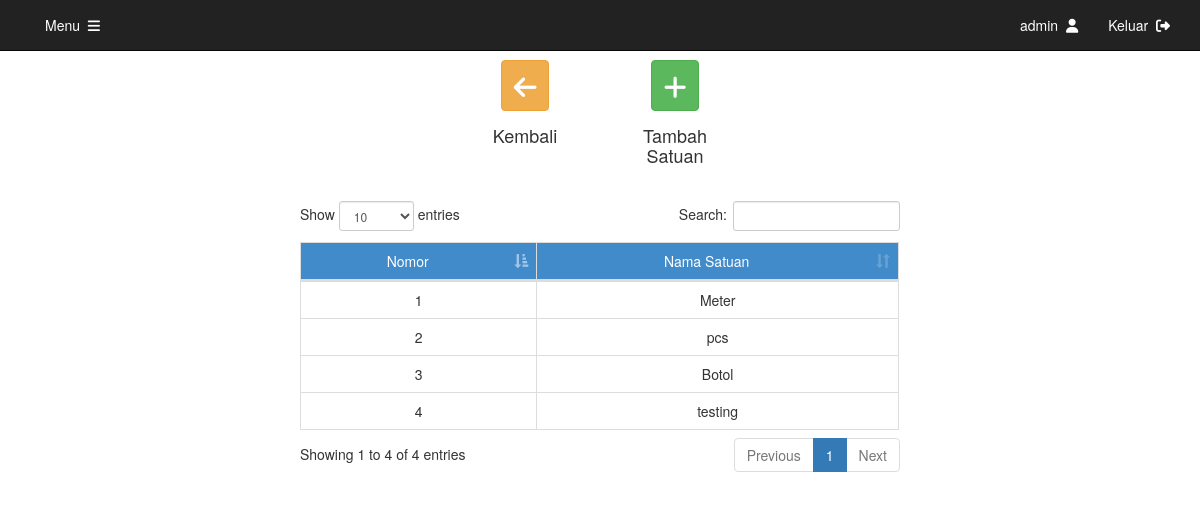
The page /satuan.php (signed in) on the database its author committed.
### tables this page shows
CREATE TABLE `satuan` (
  `id` int(11) NOT NULL,
  `nama` varchar(255) NOT NULL
);

### satuan.php (the view, shortened to what this page needs)
<?php
include 'connectdb.php';
?>
<!DOCTYPE html>
<html lang="en">
  <head>
    <link rel="stylesheet" type="text/css" href="css/bootstrap.min.css" />
    <link rel="stylesheet" href="css/jquery-ui-1.10.3.custom.min.css" />
    <link rel="stylesheet" type="text/css" href="css/datatables.bootstrap.min.css" />
    <link href="fa/css/all.css" rel="stylesheet">
  </head>
  <body>
    <nav class="navbar navbar-inverse navbar-fixed-top">
      <div class="container">
        <div id="navbar" class="collapse navbar-collapse">
          <ul class="nav navbar-nav">
            <?php
            if ($_SESSION['user'] == "admin")
            {
              echo '
              <li><a style="color: white;" href="home.php">Menu &nbsp;<i class="fas fa-bars"></i></a></li>';
            }
            ?>
          </ul>
          <ul class="nav navbar-nav navbar-right">
            <li><a style="color: white;"><?php echo $_SESSION['user']; ?> &nbsp;<i class="fas fa-user"></i></a></li>
            <li><a style="color: white;" href="destroy.php">Keluar &nbsp;<i class="fas fa-sign-out-alt"></i></a></li>
          </ul>
        </div>
      </div>
    </nav>
    <div class="container" role="main" style="margin-top: 60px; width: 50%;">
      <div class="row">
        <div class="col-md-3">
        </div>
        <div class="col-md-3">
          <center>
            <div class="form-group">
              <a href="stok.php"><button class="btn btn-warning" data-toggle="modal" data-target="#add" style="font-size: 26px;padding: 0px,0px,5px,5px;"><i class="fas fa-arrow-left"></i></button></a>
            </div>
            <div class="form-group">
              <h4>Kembali</h4>
            </div>
          </center>
        </div>
        <div class="col-md-3">
          <center>
            <div class="form-group">
              <button class="btn btn-success" data-toggle="modal" data-target="#add" style="font-size: 26px;padding: 0px,0px,5px,5px;"><i class="fas fa-plus"></i></button>
            </div>
            <div class="form-group">
              <h4>Tambah Satuan</h4>
            </div>
          </center>
        </div>
        <div class="col-md-3">
        </div>
      </div>
      <br>
      <div class="row">
        <div class="table-responsive">
          <table class="table table-bordered table-hover" id="stok">
            <thead>
              <td class="text-center" style="background-color:#428BCA;color:#FFF">Nomor</td>
              <td class="text-center" style="background-color:#428BCA;color:#FFF">Nama Satuan</td>
            </thead>
            <?php
            $query = "SELECT * FROM satuan ORDER BY id ASC";
            $result = mysqli_query($con, $query);
            while($row = mysqli_fetch_array($result))
            {
              echo '
              <tr data-toggle="modal" data-target="#edit" data-id="'.$row["id"].'" data-nama="'.$row["nama"].'" style="cursor:pointer;">
              <td class="text-center">'.$row["id"].'</td>
              <td class="text-center">'.$row["nama"].'</td>
              </tr>';
            }
            ?>
          </table>
        </div>
      </div>
    </div>
  </body>
</html>

### rows shown on the page
satuan: id "1", nama "Meter"
satuan: id "2", nama "pcs"
satuan: id "3", nama "Botol"
satuan: id "4", nama "testing"

### other values the page prints
$_SESSION['user'] "admin"
